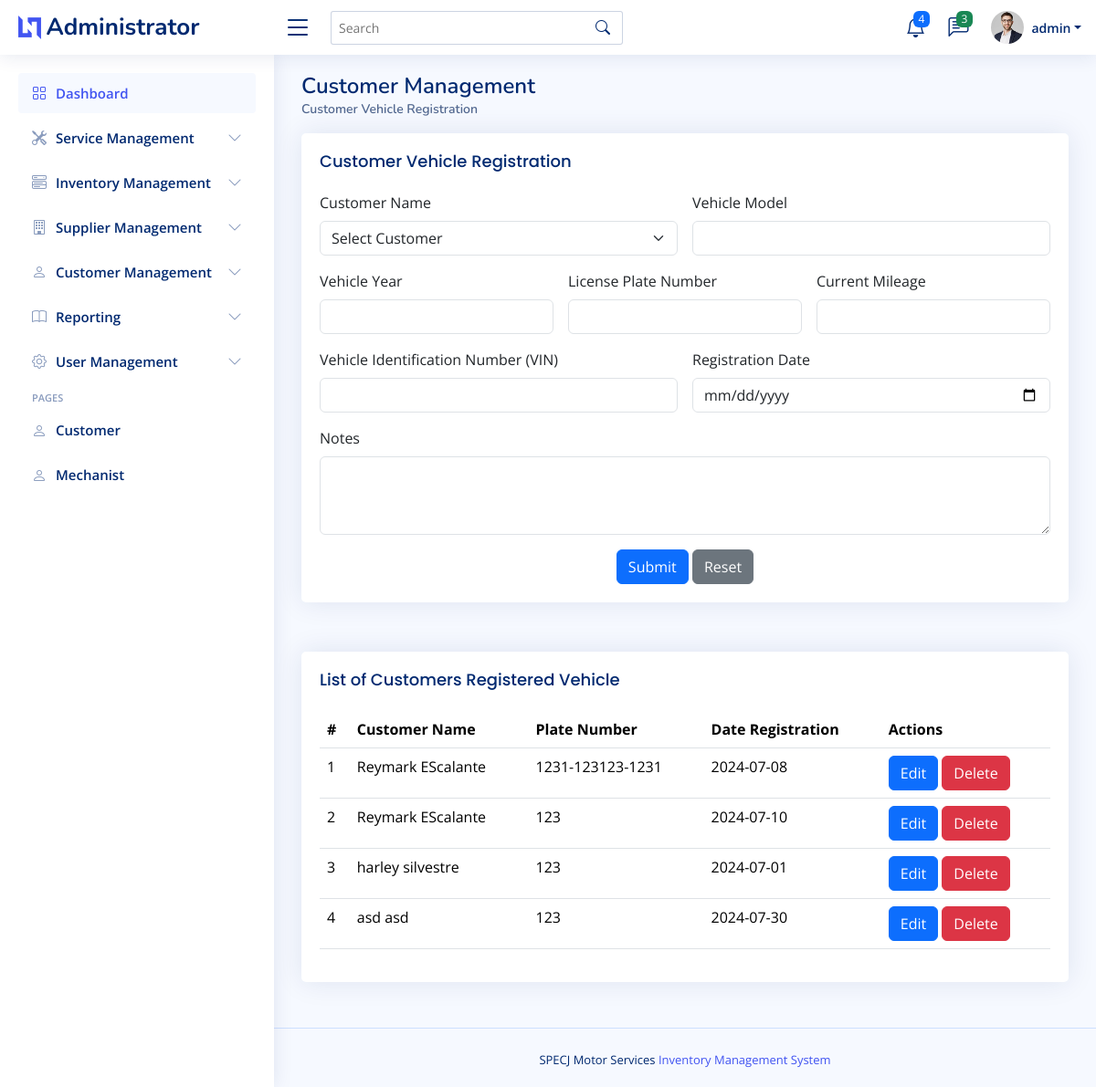
The app's page /admin/customer_vehicle_registration.php (signed in), older data.
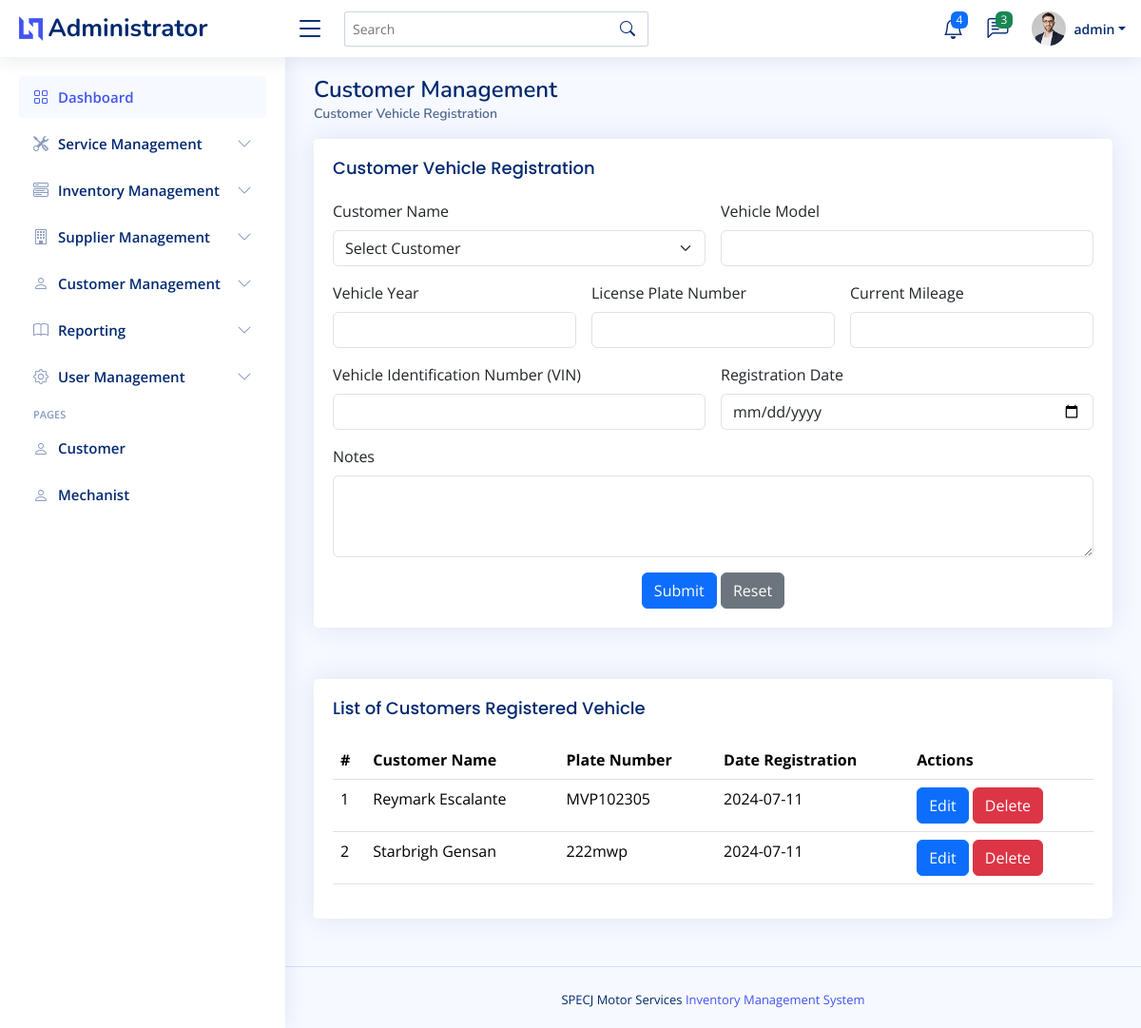
The same page, newer data.
### tables this page shows
CREATE TABLE `c_vehicles_registration_tbl`  (
  `id` int NOT NULL AUTO_INCREMENT,
  `customer_id` int NULL DEFAULT NULL,
  `vehicle_model` varchar(100) NOT NULL,
  `vehicle_year` int NOT NULL,
  `license_plate` varchar(20) NOT NULL,
  `mileage` int NULL DEFAULT NULL,
  `vin` varchar(50) NULL DEFAULT NULL,
  `registration_date` date NULL DEFAULT NULL,
  `notes` text NULL,
  PRIMARY KEY (`id`) USING BTREE,
  INDEX `customer_id`(`customer_id` ASC) USING BTREE,
  CONSTRAINT `c_vehicles_registration_tbl_ibfk_1` FOREIGN KEY (`customer_id`) REFERENCES `customers_tbl` (`id`) ON DELETE RESTRICT ON UPDATE RESTRICT
);

CREATE TABLE `customers_tbl`  (
  `id` int NOT NULL AUTO_INCREMENT,
  `c_firstname` varchar(255) NOT NULL,
  `c_lastname` varchar(100) NOT NULL,
  `email` varchar(100) NOT NULL,
  `phone` varchar(20) NOT NULL,
  `address` text NOT NULL,
  `registrationDate` timestamp NOT NULL DEFAULT current_timestamp,
  PRIMARY KEY (`id`) USING BTREE
);

### admin/customer_vehicle_registration.php (the view, shortened to what the rows shown need)
<?php include("admin_header.php"); ?>
<body>
    <?php
        $sql_vehicle = "SELECT c.id, c.c_firstname, c.c_lastname, c.phone, c.email, c.address,
                        v.vehicle_model, v.vehicle_year, v.license_plate, v.mileage, v.vin, v.registration_date, v.notes, v.id AS vehicle_id
                        FROM customers_tbl c
                        INNER JOIN c_vehicles_registration_tbl v ON c.id = v.customer_id";
        $result = $connection->query($sql_vehicle);
        $c_vehicle = [];
        if ($result->num_rows > 0) {
            while($row = $result->fetch_assoc()) {
                $c_vehicle[] = $row;
            }
        }
    ?>
    <main id="main" class="main">
        <div class="pagetitle">
            <h1>Customer Management</h1>
        </div>
        <section class="section">
            <div class="row">
                <div class="col-lg-12 mt-4">
                    <div class="card">
                        <div class="card-body">
                            <div class="table-responsive">
                                <table class="table table-hover" id="customer_vehicle_datatable">
                                    <thead>
                                        <tr>
                                            <th scope="col">#</th>
                                            <th scope="col">Customer Name</th>
                                            <th scope="col">Plate Number</th>
                                            <th scope="col">Date Registration</th>
                                            <th scope="col">Actions</th>
                                        </tr>
                                    </thead>
                                    <tbody>
                                        <?php
                                            $count = 1;
                                            foreach ($c_vehicle as $vehicle) {
                                                echo "<tr>";
                                                echo "<td>".$count."</td>";
                                                echo "<td>".$vehicle['c_firstname'].' '.$vehicle['c_lastname']."</td>";
                                                echo "<td>".$vehicle['license_plate']."</td>";
                                                echo "<td>".$vehicle['registration_date']."</td>";
                                                echo "<td>";
                                                echo "<button class='btn btn-primary' data-toggle='modal' data-target='#editModal" . $vehicle['vehicle_id'] . "'>Edit</button> ";
                                                echo "<button class='btn btn-danger' data-toggle='modal' data-target='#deleteModal" . $vehicle['vehicle_id'] . "'>Delete</button>";
                                                echo "</td>";
                                                echo "</tr>";
                                                $count++;
                                            }
                                        ?>
                                    </tbody>
                                </table>
                            </div>
                        </div>
                    </div>
                </div>
            </div>
        </section>
    </main>
    <?php include("admin_footer.php"); ?>
</body>
</html>

Row changes from the older to the newer data that the page shows:
removed c_vehicles_registration_tbl: customer.c_firstname "Reymark", customer.c_lastname "EScalante", license_plate "1231-123123-1231", registration_date "2024-07-08"
removed c_vehicles_registration_tbl: customer.c_firstname "Reymark", customer.c_lastname "EScalante", license_plate "123", registration_date "2024-07-10"
removed c_vehicles_registration_tbl: customer.c_firstname "harley", customer.c_lastname "silvestre", license_plate "123", registration_date "2024-07-01"
removed c_vehicles_registration_tbl: customer.c_firstname "asd", customer.c_lastname "asd", license_plate "123", registration_date "2024-07-30"
added c_vehicles_registration_tbl: customer.c_firstname "Reymark", customer.c_lastname "Escalante", license_plate "MVP102305", registration_date "2024-07-11"
added c_vehicles_registration_tbl: customer.c_firstname "Starbrigh", customer.c_lastname "Gensan", license_plate "222mwp", registration_date "2024-07-11"
